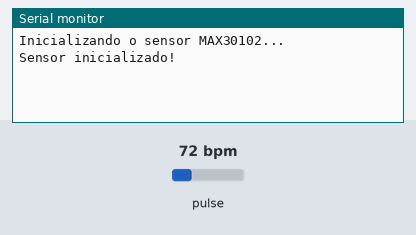
This program was run on a simulated ESP32. Shown: the last lines printed to the serial monitor. The inputs (shaded band) are chosen by the test bench; at power-on: pulse 72 bpm.

Above: at 1.2 s.
1.3 s: pulse set to 42 bpm
At 3.4 s:
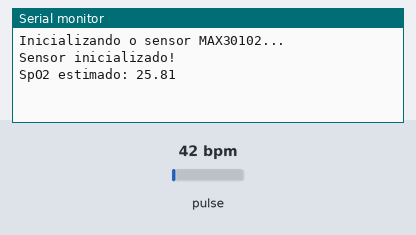
4.3 s: pulse set to 100 bpm
At 6.5 s:
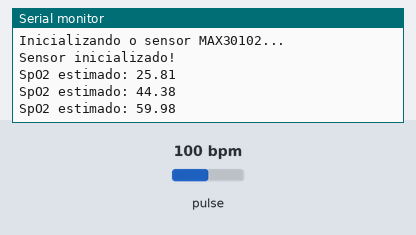
Timing chart, 0 to 8.0 s (numbered marks = the images above; inputs shaded):
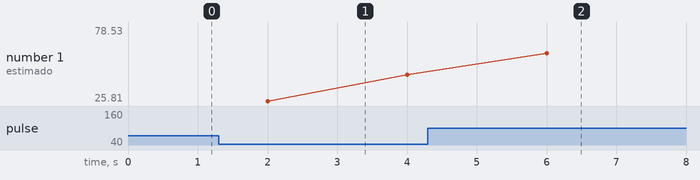

The program:

main.cpp
```cpp
#include <Wire.h>
#undef I2C_BUFFER_LENGTH // Remove definição anterior
#define I2C_BUFFER_LENGTH 128 // Usa o valor maior para evitar problemas
#include "MAX30105.h" // Biblioteca para o sensor MAX30105 (compatível com MAX30102)

// Objeto para o sensor MAX30105
MAX30105 particleSensor;

// Variáveis para cálculo de SpO2
double avered = 0, aveir = 0;
double sumirrms = 0, sumredrms = 0;
int i = 0, Num = 100; // Intervalo de amostragem
float ESpO2 = 0;      // Valor estimado inicial do SpO2
double FSpO2 = 0.7;   // Fator de filtragem do SpO2
double frate = 0.95;  // Fator de filtragem de baixa frequência
#define FINGER_ON 30000 // Limite para detecção de dedo no sensor

void setup() {
  Serial.begin(115200);
  Wire.begin(18, 19); // Inicializa o I2C nos pinos SDA = 18 e SCL = 19

  Serial.println("Inicializando o sensor MAX30102...");
  while (!particleSensor.begin(Wire, I2C_SPEED_FAST)) { // Configura o sensor com velocidade I2C de 400kHz
    Serial.println("MAX30102 não encontrado. Verifique as conexões.");
    delay(1000);
  }
  Serial.println("Sensor inicializado!");

  // Configurações do sensor
  particleSensor.setup(0x7F, 4, 2, 200, 411, 16384); // Configuração padrão
}

void loop() {
  uint32_t red, ir;

  // Lê dados do sensor
  particleSensor.check(); // Verifica se há dados disponíveis
  while (particleSensor.available()) {
    red = particleSensor.getFIFORed(); // Lê o valor do LED vermelho
    ir = particleSensor.getFIFOIR();  // Lê o valor do LED infravermelho

    // Processamento dos valores lidos
    double fred = (double)red, fir = (double)ir;
    avered = avered * frate + fred * (1.0 - frate);
    aveir = aveir * frate + fir * (1.0 - frate);
    sumredrms += (fred - avered) * (fred - avered);
    sumirrms += (fir - aveir) * (fir - aveir);

    // Calcula o SpO2 quando o intervalo de amostragem é atingido
    if (++i % Num == 0) {
      double R = (sqrt(sumredrms) / avered) / (sqrt(sumirrms) / aveir);
      double SpO2 = -23.3 * (R - 0.4) + 100; // Fórmula para estimativa de SpO2
      ESpO2 = FSpO2 * ESpO2 + (1.0 - FSpO2) * SpO2; // Filtro passa-baixa

      // Exibe o valor estimado de SpO2 se o dedo for detectado
      if (ir > FINGER_ON) {
        Serial.print("SpO2 estimado: ");
        Serial.print(ESpO2);
        Serial.println(" ");
      } else {
        Serial.println("Nenhum dedo detectado no sensor.");
      }

      // Reseta acumuladores
      sumredrms = 0.0;
      sumirrms = 0.0;
      i = 0;
    }
    particleSensor.nextSample(); // Move para a próxima amostra
  }
}
```

Measured:
- after the input at 4.3 s, the serial monitor: prints a new line after 1.7 s (image 2)
- plotted number 1: 44.38 → 78.53 after the input at 4.3 s
